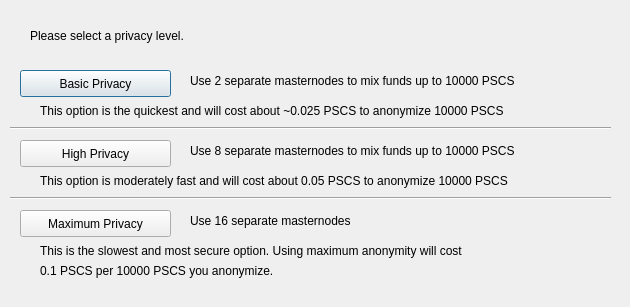
<?xml version="1.0" encoding="UTF-8"?>
<ui version="4.0">
 <class>ObfuscationConfig</class>
 <widget class="QDialog" name="ObfuscationConfig">
  <property name="geometry">
   <rect>
    <x>0</x>
    <y>0</y>
    <width>630</width>
    <height>307</height>
   </rect>
  </property>
  <property name="windowTitle">
   <string>Configure Obfuscation</string>
  </property>
  <widget class="QPushButton" name="buttonBasic">
   <property name="geometry">
    <rect>
     <x>20</x>
     <y>70</y>
     <width>151</width>
     <height>27</height>
    </rect>
   </property>
   <property name="text">
    <string>Basic Privacy</string>
   </property>
  </widget>
  <widget class="QPushButton" name="buttonHigh">
   <property name="geometry">
    <rect>
     <x>20</x>
     <y>140</y>
     <width>151</width>
     <height>27</height>
    </rect>
   </property>
   <property name="text">
    <string>High Privacy</string>
   </property>
  </widget>
  <widget class="QPushButton" name="buttonMax">
   <property name="geometry">
    <rect>
     <x>20</x>
     <y>210</y>
     <width>151</width>
     <height>27</height>
    </rect>
   </property>
   <property name="text">
    <string>Maximum Privacy</string>
   </property>
  </widget>
  <widget class="QLabel" name="label">
   <property name="geometry">
    <rect>
     <x>30</x>
     <y>20</y>
     <width>571</width>
     <height>31</height>
    </rect>
   </property>
   <property name="text">
    <string>Please select a privacy level.</string>
   </property>
  </widget>
  <widget class="QLabel" name="label_2">
   <property name="geometry">
    <rect>
     <x>190</x>
     <y>70</y>
     <width>421</width>
     <height>21</height>
    </rect>
   </property>
   <property name="text">
    <string>Use 2 separate masternodes to mix funds up to 10000 PSCS</string>
   </property>
  </widget>
  <widget class="QLabel" name="label_3">
   <property name="geometry">
    <rect>
     <x>190</x>
     <y>140</y>
     <width>411</width>
     <height>21</height>
    </rect>
   </property>
   <property name="text">
    <string>Use 8 separate masternodes to mix funds up to 10000 PSCS</string>
   </property>
  </widget>
  <widget class="QLabel" name="label_4">
   <property name="geometry">
    <rect>
     <x>190</x>
     <y>210</y>
     <width>421</width>
     <height>21</height>
    </rect>
   </property>
   <property name="text">
    <string>Use 16 separate masternodes</string>
   </property>
  </widget>
  <widget class="QLabel" name="label_6">
   <property name="geometry">
    <rect>
     <x>40</x>
     <y>100</y>
     <width>561</width>
     <height>21</height>
    </rect>
   </property>
   <property name="text">
    <string>This option is the quickest and will cost about ~0.025 PSCS to anonymize 10000 PSCS</string>
   </property>
  </widget>
  <widget class="QLabel" name="label_7">
   <property name="geometry">
    <rect>
     <x>40</x>
     <y>170</y>
     <width>561</width>
     <height>21</height>
    </rect>
   </property>
   <property name="text">
    <string>This option is moderately fast and will cost about 0.05 PSCS to anonymize 10000 PSCS</string>
   </property>
  </widget>
  <widget class="QLabel" name="label_8">
   <property name="geometry">
    <rect>
     <x>40</x>
     <y>240</y>
     <width>561</width>
     <height>21</height>
    </rect>
   </property>
   <property name="text">
    <string>This is the slowest and most secure option. Using maximum anonymity will cost</string>
   </property>
  </widget>
  <widget class="QLabel" name="label_9">
   <property name="geometry">
    <rect>
     <x>40</x>
     <y>260</y>
     <width>561</width>
     <height>21</height>
    </rect>
   </property>
   <property name="text">
    <string>0.1 PSCS per 10000 PSCS you anonymize.</string>
   </property>
  </widget>
  <widget class="Line" name="line">
   <property name="geometry">
    <rect>
     <x>10</x>
     <y>120</y>
     <width>601</width>
     <height>16</height>
    </rect>
   </property>
   <property name="orientation">
    <enum>Qt::Horizontal</enum>
   </property>
  </widget>
  <widget class="Line" name="line_2">
   <property name="geometry">
    <rect>
     <x>10</x>
     <y>190</y>
     <width>601</width>
     <height>16</height>
    </rect>
   </property>
   <property name="orientation">
    <enum>Qt::Horizontal</enum>
   </property>
  </widget>
 </widget>
 <resources/>
 <connections/>
</ui>
